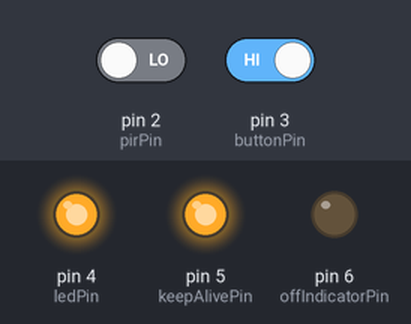
The sketch below on a simulated Arduino Uno, built with avr-gcc and run on an emulated ATmega328P. Parts: output pins drawn as LEDs (lit = HIGH). Inputs (shaded band) come from the test bench; at power-on: pin 2 (pirPin) LOW, pin 3 (buttonPin) HIGH. What the sketch prints to the serial monitor is not drawn.

Above: at 1.2 s.
1.3 s: pin 2 (pirPin) driven HIGH
At 2.3 s:
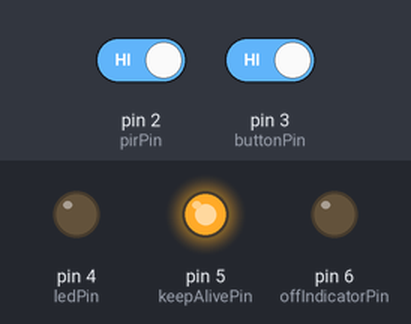
5.8 s: pin 2 (pirPin) driven HIGH and pin 3 (buttonPin) driven LOW
Timing chart, 0 to 8.8 s (numbered marks = the images above; inputs shaded):
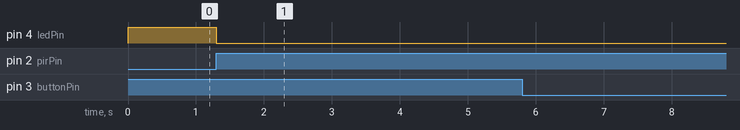

Measured:
- after the input at 1.3 s, pin 4 (ledPin): HIGH → LOW at once
- after the input at 5.8 s, every drawn part: stays the same

The sketch:

latching_power_switch_auto_off1.ino
```cpp
const int buttonPin = 3;       // Button input
const int pirPin = 2;          // PIR motion sensor input
const int ledPin = 4;          // Main LED output
const int keepAlivePin = 5;    // Control transistor (used as normal output in simulation)
const int offIndicatorPin = 6; // Shutdown indicator LED

bool ledState = false;
unsigned long lastMotionTime = 0;
const unsigned long timeout = 5000;
bool lastButtonState = HIGH;

void setup() {
  pinMode(buttonPin, INPUT_PULLUP);
  pinMode(pirPin, INPUT);
  pinMode(ledPin, OUTPUT);
  pinMode(keepAlivePin, OUTPUT);
  pinMode(offIndicatorPin, OUTPUT);

  digitalWrite(ledPin, HIGH);          // LED off initially
  digitalWrite(keepAlivePin, HIGH);
  digitalWrite(offIndicatorPin, LOW);  // Shutdown indicator off
  Serial.begin(9600);
}

void loop() {
  bool currentButtonState = digitalRead(buttonPin);

  if (lastButtonState == HIGH && currentButtonState == LOW) {
    delay(50);
    if (digitalRead(buttonPin) == LOW) {
      if (!ledState) {
        ledState = true;
        digitalWrite(keepAlivePin, LOW);
        digitalWrite(ledPin, LOW);
        digitalWrite(offIndicatorPin, LOW);
        lastMotionTime = millis();
        Serial.println("✅ System ON");
      }
    }
  }
  lastButtonState = currentButtonState;

  if (digitalRead(pirPin) == HIGH) {
    ledState = true;
    digitalWrite(ledPin, LOW);
    digitalWrite(offIndicatorPin, LOW);
    lastMotionTime = millis();
    Serial.println("🔄 Motion detected");
  }

  if (ledState && (millis() - lastMotionTime > timeout)) {
    ledState = false;
    digitalWrite(ledPin, HIGH);
    digitalWrite(keepAlivePin, HIGH);
    digitalWrite(offIndicatorPin, HIGH);
    Serial.println("🛑 Auto shutdown triggered (simulation indicator only)");
  }
}
```
